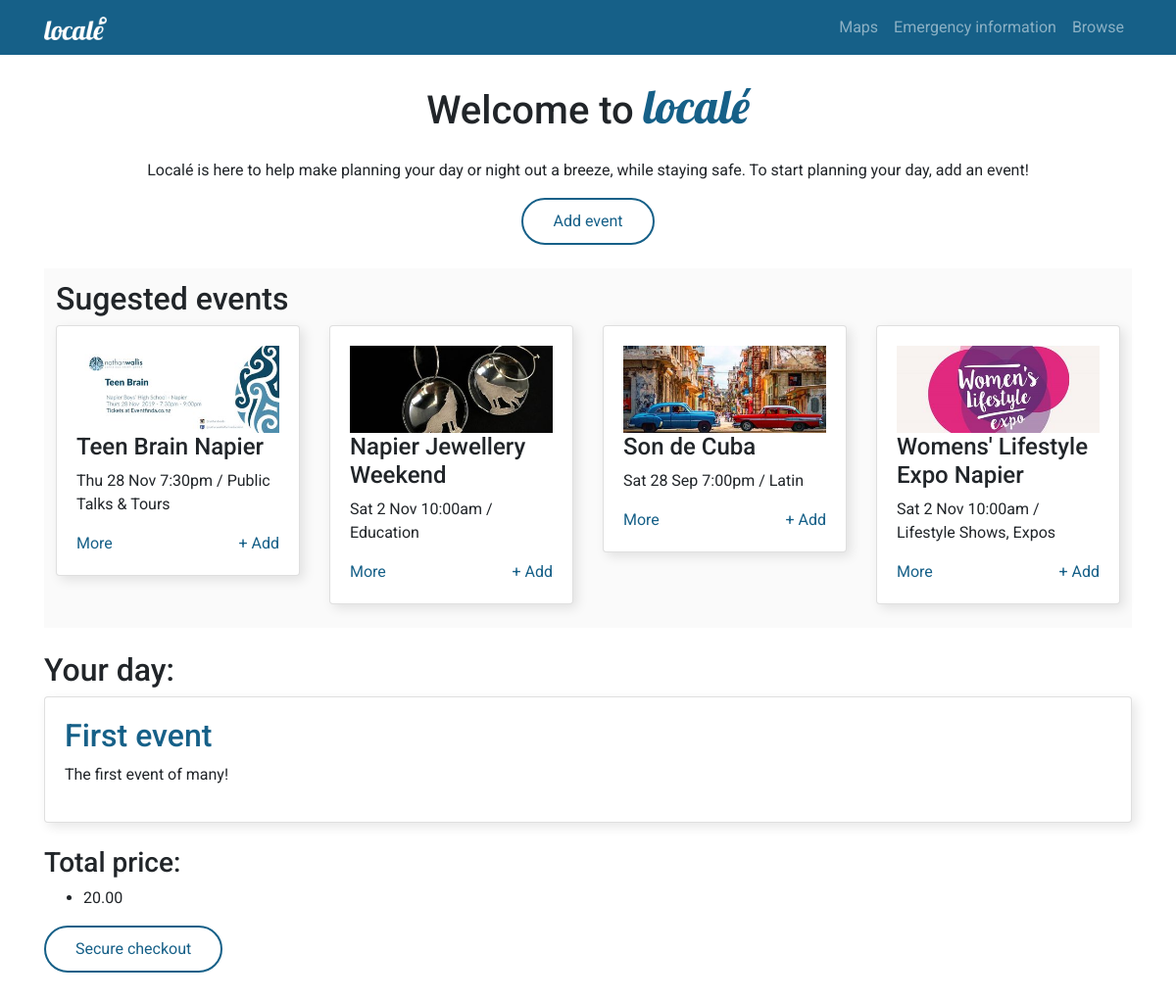
/, run on an earlier commit of the app's database.
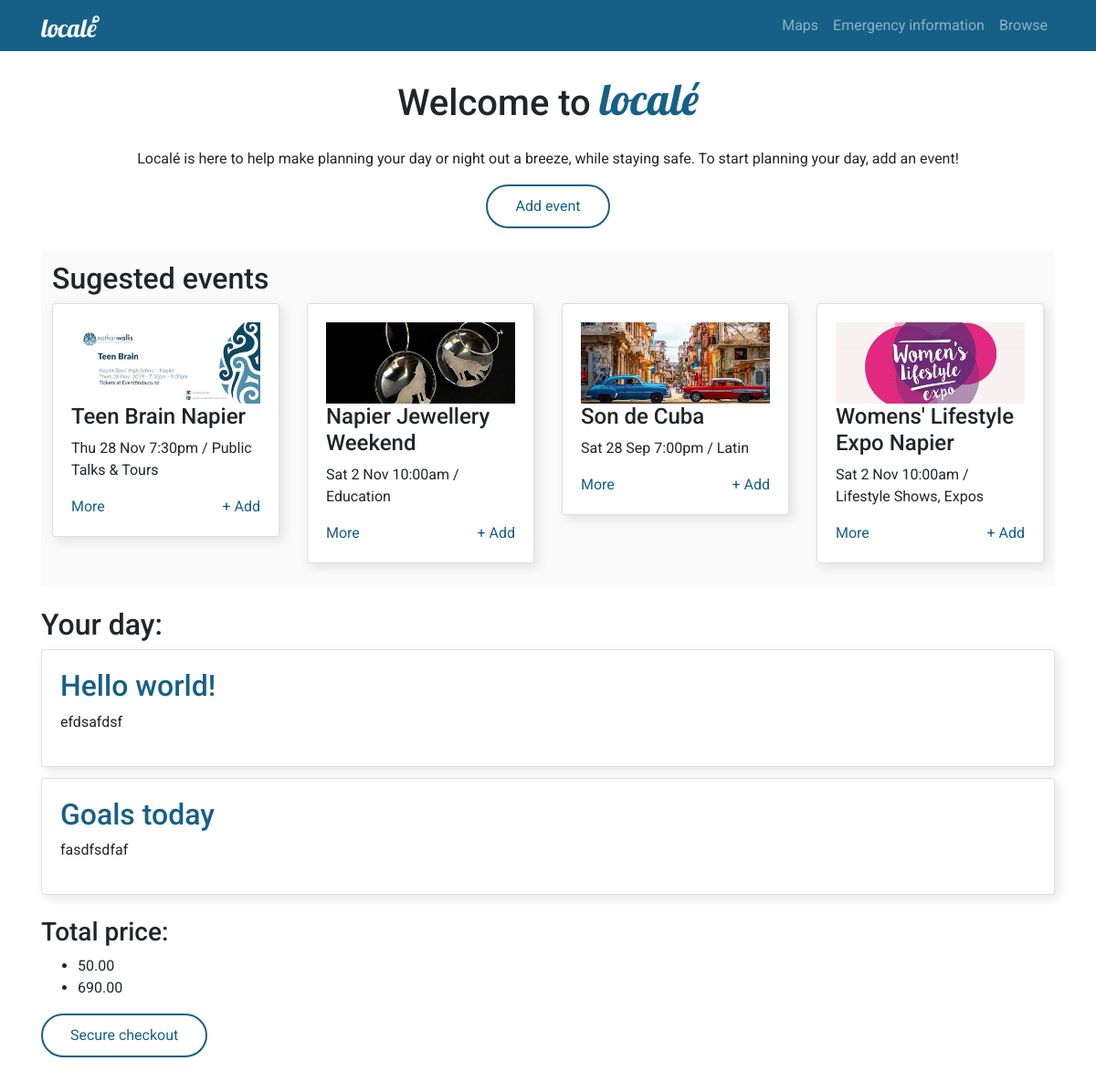
And on a later commit of the database.
### events/models.py (models this page shows, shortened)
class Event(models.Model):
    title = models.CharField(max_length=200)
    description = models.TextField()
    day = models.DateField()
    start_time = models.TimeField()
    end_time = models.TimeField()
    location = models.CharField(max_length=200)
    price = models.DecimalField(max_digits=6, decimal_places=2)

### events/views.py (the view)
# urls.py: path('', EventListView.as_view(), name='home'),
class EventListView(ListView):
    model = Event
    template_name = 'home.html'

### templates/home.html
{% extends 'base.html' %}
{% load static %}
{% block content %}
    <div class="text-center">
        <h1>Welcome to <span class="logo">localé</span></h1>
        <p>Localé is here to help make planning your day or night out a breeze, while staying safe. To start planning your day, add an event!</p>
        <a class="sapphire-btn" href="{% url 'event_new' %}">Add event</a>
    </div>
    <section class="suggested">
        <h2>Sugested events</h2>
        <div class="row">
            <div class="col-md-3">
                <div class="card">
                    <div class="card-body">
                        <img class="img-responsive" src="{% static 'img/teen-brain.jpg' %}">
                        <h4>Teen Brain Napier</h4>
                        <p>Thu 28 Nov 7:30pm / Public Talks & Tours</p>
                        <a href="#">More</a><a style="float:right;" href="#">+ Add</a>
                    </div>
                </div>
            </div>
            <div class="col-md-3">
                <div class="card">
                    <div class="card-body">
                        <img class="img-responsive" src="{% static 'img/jewellery.jpg' %}">
                        <h4>Napier Jewellery Weekend</h4>
                        <p>Sat 2 Nov 10:00am / Education</p>
                        <a href="#">More</a><a style="float:right;" href="#">+ Add</a>
                    </div>
                </div>
            </div>
            <div class="col-md-3">
                <div class="card">
                    <div class="card-body">
                        <img class="img-responsive" src="{% static 'img/cuba.jpg' %}">
                        <h4>Son de Cuba</h4>
                        <p>Sat 28 Sep 7:00pm / Latin</p>
                        <a href="#">More</a><a style="float:right;" href="#">+ Add</a>
                    </div>
                </div>
            </div>
            <div class="col-md-3">
                <div class="card">
                    <div class="card-body">
                        <img class="img-responsive" src="{% static 'img/womens-expo.jpg' %}">
                        <h4>Womens' Lifestyle Expo Napier</h4>
                        <p>Sat 2 Nov 10:00am / Lifestyle Shows, Expos</p>
                        <a href="#">More</a><a style="float:right;" href="#">+ Add</a>
                    </div>
                </div>
            </div>
        </div>
    </section>
    <section class="events-list">
        <h2>Your day:</h2>
    {% for event in object_list %}
    <div class="card">
        <div class="card-body">
            <h2><a href="{% url 'event_detail' event.pk %}">{{ event.title }}</a></h2>
            <p>{{ event.description }}</p>
        </div>
    </div>
    {% endfor %}
    </section>
    <h3>Total price:</h3>
    <ul>
        {% for event in object_list %}
            <li>{{ event.price }}</li>
        {% endfor %}
    </ul>
    <a href="#" class="sapphire-btn">Secure checkout</a>
{% endblock content %}

What changed in the data, as far as the page shows it:
removed Event: title "First event", description "The first event of many!", price "20.00"
added Event: title "Hello world!", description "efdsafdsf", price "50.00"
added Event: title "Goals today", description "fasdfsdfaf", price "690.00"
